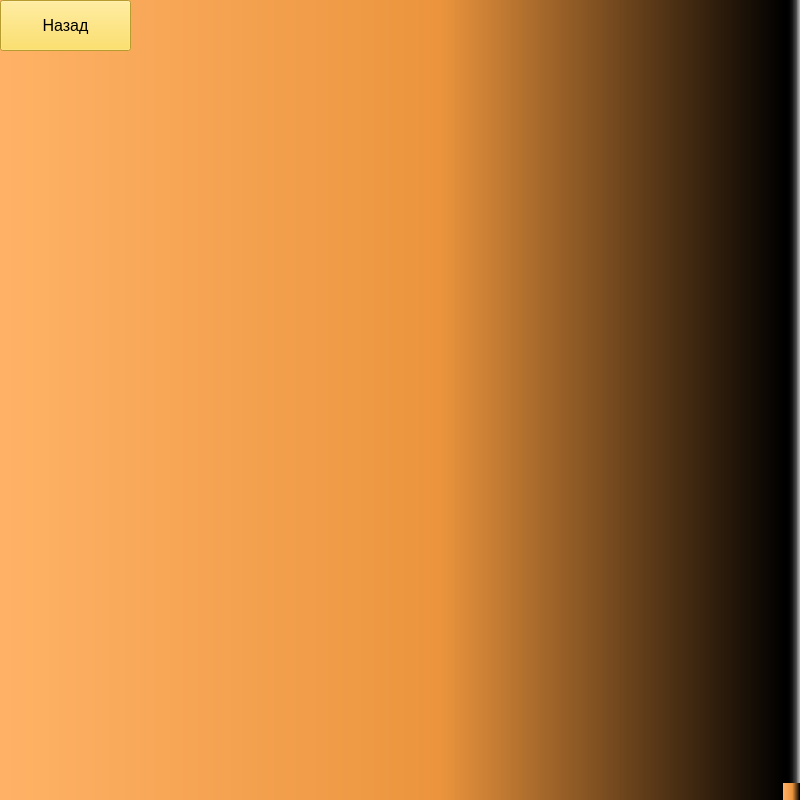
<?xml version="1.0" encoding="UTF-8"?>
<ui version="4.0">
 <class>MainWindow</class>
 <widget class="QMainWindow" name="MainWindow">
  <property name="geometry">
   <rect>
    <x>0</x>
    <y>0</y>
    <width>800</width>
    <height>800</height>
   </rect>
  </property>
  <property name="windowTitle">
   <string>MainWindow</string>
  </property>
  <property name="styleSheet">
   <string notr="true">background-color: qlineargradient(spread:pad, x1:0, y1:0, x2:1, y2:0, stop:0 rgba(255, 178, 102, 255), stop:0.55 rgba(235, 148, 61, 255), stop:0.98 rgba(0, 0, 0, 255), stop:1 rgba(0, 0, 0, 0));</string>
  </property>
  <widget class="QWidget" name="centralwidget">
   <widget class="QLabel" name="label">
    <property name="geometry">
     <rect>
      <x>80</x>
      <y>80</y>
      <width>491</width>
      <height>641</height>
     </rect>
    </property>
    <property name="font">
     <font>
      <pointsize>18</pointsize>
     </font>
    </property>
    <property name="styleSheet">
     <string notr="true">background-color: qlineargradient(spread:pad, x1:0, y1:0, x2:1, y2:0, stop:0 rgba(0, 0, 0, 0), stop:1 rgba(255, 255, 255, 0));</string>
    </property>
    <property name="text">
     <string/>
    </property>
   </widget>
   <widget class="QPushButton" name="back_3">
    <property name="geometry">
     <rect>
      <x>0</x>
      <y>0</y>
      <width>131</width>
      <height>51</height>
     </rect>
    </property>
    <property name="font">
     <font>
      <pointsize>12</pointsize>
     </font>
    </property>
    <property name="styleSheet">
     <string notr="true">background-color: rgb(255, 217, 65);</string>
    </property>
    <property name="text">
     <string>Назад</string>
    </property>
   </widget>
  </widget>
  <widget class="QMenuBar" name="menubar">
   <property name="geometry">
    <rect>
     <x>0</x>
     <y>0</y>
     <width>800</width>
     <height>21</height>
    </rect>
   </property>
  </widget>
  <widget class="QStatusBar" name="statusbar"/>
 </widget>
 <resources/>
 <connections/>
</ui>
